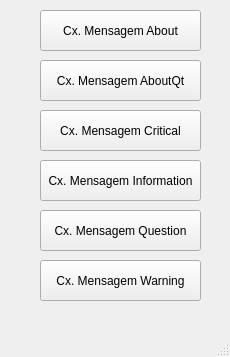
<?xml version="1.0" encoding="UTF-8"?>
<ui version="4.0">
 <class>MainWindow</class>
 <widget class="QMainWindow" name="MainWindow">
  <property name="geometry">
   <rect>
    <x>0</x>
    <y>0</y>
    <width>230</width>
    <height>357</height>
   </rect>
  </property>
  <property name="windowTitle">
   <string>MainWindow</string>
  </property>
  <widget class="QWidget" name="centralwidget">
   <widget class="QPushButton" name="bt_cxMsgAbout">
    <property name="geometry">
     <rect>
      <x>40</x>
      <y>10</y>
      <width>161</width>
      <height>41</height>
     </rect>
    </property>
    <property name="text">
     <string>Cx. Mensagem About</string>
    </property>
   </widget>
   <widget class="QPushButton" name="bt_cxMsgAboutQt">
    <property name="geometry">
     <rect>
      <x>40</x>
      <y>60</y>
      <width>161</width>
      <height>41</height>
     </rect>
    </property>
    <property name="text">
     <string>Cx. Mensagem AboutQt</string>
    </property>
   </widget>
   <widget class="QPushButton" name="bt_cxMsgCritical">
    <property name="geometry">
     <rect>
      <x>40</x>
      <y>110</y>
      <width>161</width>
      <height>41</height>
     </rect>
    </property>
    <property name="text">
     <string>Cx. Mensagem Critical</string>
    </property>
   </widget>
   <widget class="QPushButton" name="bt_cxMsgInformation">
    <property name="geometry">
     <rect>
      <x>40</x>
      <y>160</y>
      <width>161</width>
      <height>41</height>
     </rect>
    </property>
    <property name="text">
     <string>Cx. Mensagem Information</string>
    </property>
   </widget>
   <widget class="QPushButton" name="bt_cxMsgQUestion">
    <property name="geometry">
     <rect>
      <x>40</x>
      <y>210</y>
      <width>161</width>
      <height>41</height>
     </rect>
    </property>
    <property name="text">
     <string>Cx. Mensagem Question</string>
    </property>
   </widget>
   <widget class="QPushButton" name="bt_cxMsgWarning">
    <property name="geometry">
     <rect>
      <x>40</x>
      <y>260</y>
      <width>161</width>
      <height>41</height>
     </rect>
    </property>
    <property name="text">
     <string>Cx. Mensagem Warning</string>
    </property>
   </widget>
  </widget>
  <widget class="QMenuBar" name="menubar">
   <property name="geometry">
    <rect>
     <x>0</x>
     <y>0</y>
     <width>230</width>
     <height>21</height>
    </rect>
   </property>
  </widget>
  <widget class="QStatusBar" name="statusbar"/>
 </widget>
 <resources/>
 <connections/>
</ui>
